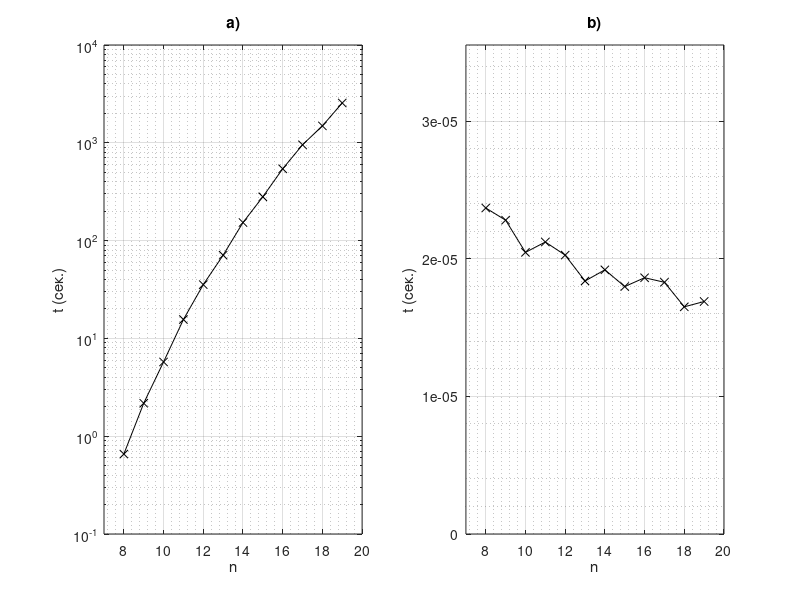

This chart was generated by the following MATLAB code:
% script to draw timings
timing = load('timing.txt' , '-ascii');
N = timing(:,1);
T = timing(:,2); 
figure;
subplot(1,2,1);
semilogy(N,T, '-kx');
ylim([0.1 10000]); xlim([7,20]);
title('a)');
xlabel('n');ylabel('t (cек.)');
grid on; grid minor;
subplot(1,2,2);
steps = zeros(length(N),1);
for i = 1:length(N)
    steps(i) = nchoosek(nchoosek(N(i),3),3);
end
%T1 = T ./ (N-3).^9;
T1 = T ./ steps;
plot(N, T1, '-kx');
ylim([0,max(T1)*1.5]);xlim([7,20]);
title('b)');
xlabel('n');ylabel('t (cек.)');

grid on; grid minor;